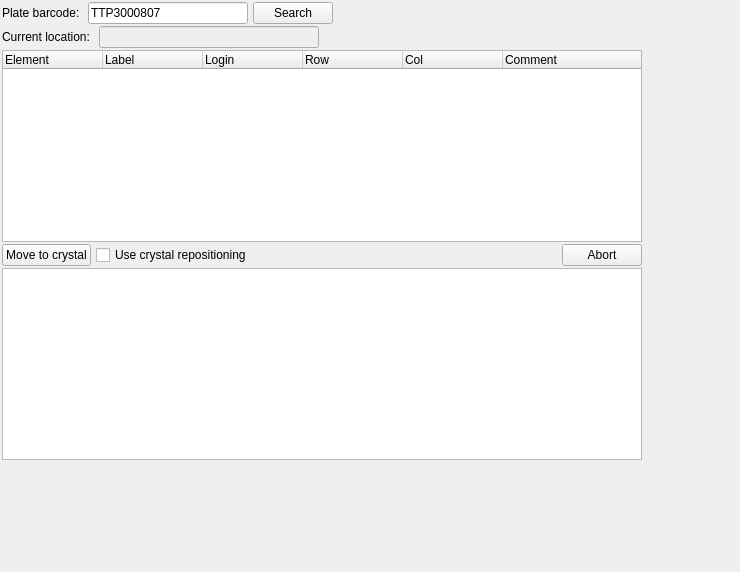
<?xml version="1.0" encoding="UTF-8"?>
<ui version="4.0">
 <class>PlateCrimsWidgetLayout</class>
 <widget class="QWidget" name="PlateCrimsWidgetLayout">
  <property name="geometry">
   <rect>
    <x>0</x>
    <y>0</y>
    <width>740</width>
    <height>572</height>
   </rect>
  </property>
  <property name="sizePolicy">
   <sizepolicy hsizetype="Minimum" vsizetype="Minimum">
    <horstretch>0</horstretch>
    <verstretch>0</verstretch>
   </sizepolicy>
  </property>
  <property name="maximumSize">
   <size>
    <width>32767</width>
    <height>32767</height>
   </size>
  </property>
  <property name="windowTitle">
   <string>Plate widget</string>
  </property>
  <layout class="QHBoxLayout">
   <property name="spacing">
    <number>5</number>
   </property>
   <property name="margin">
    <number>0</number>
   </property>
   <item>
    <layout class="QVBoxLayout">
     <property name="spacing">
      <number>2</number>
     </property>
     <property name="margin">
      <number>2</number>
     </property>
     <item>
      <layout class="QHBoxLayout">
       <property name="spacing">
        <number>5</number>
       </property>
       <property name="margin">
        <number>0</number>
       </property>
       <item>
        <widget class="QLabel" name="barcode_label">
         <property name="text">
          <string>Plate barcode: </string>
         </property>
         <property name="wordWrap">
          <bool>false</bool>
         </property>
        </widget>
       </item>
       <item>
        <widget class="QLineEdit" name="barcode_ledit">
         <property name="minimumSize">
          <size>
           <width>160</width>
           <height>0</height>
          </size>
         </property>
         <property name="maximumSize">
          <size>
           <width>160</width>
           <height>32767</height>
          </size>
         </property>
         <property name="text">
          <string>TTP3000807</string>
         </property>
        </widget>
       </item>
       <item>
        <widget class="QPushButton" name="search_button">
         <property name="text">
          <string>Search</string>
         </property>
        </widget>
       </item>
       <item>
        <spacer name="spacer1">
         <property name="orientation">
          <enum>Qt::Horizontal</enum>
         </property>
         <property name="sizeType">
          <enum>QSizePolicy::Expanding</enum>
         </property>
         <property name="sizeHint" stdset="0">
          <size>
           <width>91</width>
           <height>21</height>
          </size>
         </property>
        </spacer>
       </item>
      </layout>
     </item>
     <item>
      <layout class="QHBoxLayout">
       <property name="spacing">
        <number>5</number>
       </property>
       <property name="margin">
        <number>0</number>
       </property>
       <item>
        <widget class="QLabel" name="current_location_label">
         <property name="text">
          <string>Current location: </string>
         </property>
         <property name="wordWrap">
          <bool>false</bool>
         </property>
        </widget>
       </item>
       <item>
        <widget class="QLineEdit" name="current_location_ledit">
         <property name="enabled">
          <bool>false</bool>
         </property>
         <property name="minimumSize">
          <size>
           <width>220</width>
           <height>0</height>
          </size>
         </property>
         <property name="maximumSize">
          <size>
           <width>220</width>
           <height>27</height>
          </size>
         </property>
        </widget>
       </item>
       <item>
        <spacer name="spacer_8">
         <property name="orientation">
          <enum>Qt::Horizontal</enum>
         </property>
         <property name="sizeType">
          <enum>QSizePolicy::Expanding</enum>
         </property>
         <property name="sizeHint" stdset="0">
          <size>
           <width>91</width>
           <height>21</height>
          </size>
         </property>
        </spacer>
       </item>
      </layout>
     </item>
     <item>
      <widget class="QTreeWidget" name="xtal_treewidget">
       <property name="sizePolicy">
        <sizepolicy hsizetype="Expanding" vsizetype="Fixed">
         <horstretch>0</horstretch>
         <verstretch>0</verstretch>
        </sizepolicy>
       </property>
       <property name="minimumSize">
        <size>
         <width>640</width>
         <height>0</height>
        </size>
       </property>
       <property name="maximumSize">
        <size>
         <width>640</width>
         <height>400</height>
        </size>
       </property>
       <property name="horizontalScrollBarPolicy">
        <enum>Qt::ScrollBarAsNeeded</enum>
       </property>
       <column>
        <property name="text">
         <string>Element</string>
        </property>
       </column>
       <column>
        <property name="text">
         <string>Label</string>
        </property>
       </column>
       <column>
        <property name="text">
         <string>Login</string>
        </property>
       </column>
       <column>
        <property name="text">
         <string>Row</string>
        </property>
       </column>
       <column>
        <property name="text">
         <string>Col</string>
        </property>
       </column>
       <column>
        <property name="text">
         <string>Comment</string>
        </property>
       </column>
      </widget>
     </item>
     <item>
      <layout class="QHBoxLayout">
       <property name="spacing">
        <number>5</number>
       </property>
       <property name="margin">
        <number>0</number>
       </property>
       <item>
        <widget class="QPushButton" name="move_button">
         <property name="text">
          <string>Move to crystal</string>
         </property>
        </widget>
       </item>
       <item>
        <widget class="QCheckBox" name="reposition_cbox">
         <property name="text">
          <string>Use crystal repositioning</string>
         </property>
        </widget>
       </item>
       <item>
        <spacer name="spacer5">
         <property name="orientation">
          <enum>Qt::Horizontal</enum>
         </property>
         <property name="sizeType">
          <enum>QSizePolicy::Expanding</enum>
         </property>
         <property name="sizeHint" stdset="0">
          <size>
           <width>91</width>
           <height>21</height>
          </size>
         </property>
        </spacer>
       </item>
       <item>
        <widget class="QPushButton" name="abort_button">
         <property name="text">
          <string>Abort</string>
         </property>
        </widget>
       </item>
      </layout>
     </item>
     <item>
      <widget class="QGraphicsView" name="xtal_image_graphicsview">
       <property name="verticalScrollBarPolicy">
        <enum>Qt::ScrollBarAlwaysOff</enum>
       </property>
       <property name="horizontalScrollBarPolicy">
        <enum>Qt::ScrollBarAlwaysOff</enum>
       </property>
      </widget>
     </item>
     <item>
      <spacer name="verticalSpacer">
       <property name="orientation">
        <enum>Qt::Vertical</enum>
       </property>
       <property name="sizeHint" stdset="0">
        <size>
         <width>20</width>
         <height>40</height>
        </size>
       </property>
      </spacer>
     </item>
    </layout>
   </item>
   <item>
    <spacer name="spacer6">
     <property name="orientation">
      <enum>Qt::Horizontal</enum>
     </property>
     <property name="sizeType">
      <enum>QSizePolicy::Expanding</enum>
     </property>
     <property name="sizeHint" stdset="0">
      <size>
       <width>91</width>
       <height>21</height>
      </size>
     </property>
    </spacer>
   </item>
  </layout>
 </widget>
 <layoutdefault spacing="6" margin="11"/>
 <pixmapfunction>qPixmapFromMimeSource</pixmapfunction>
 <resources/>
 <connections/>
</ui>
